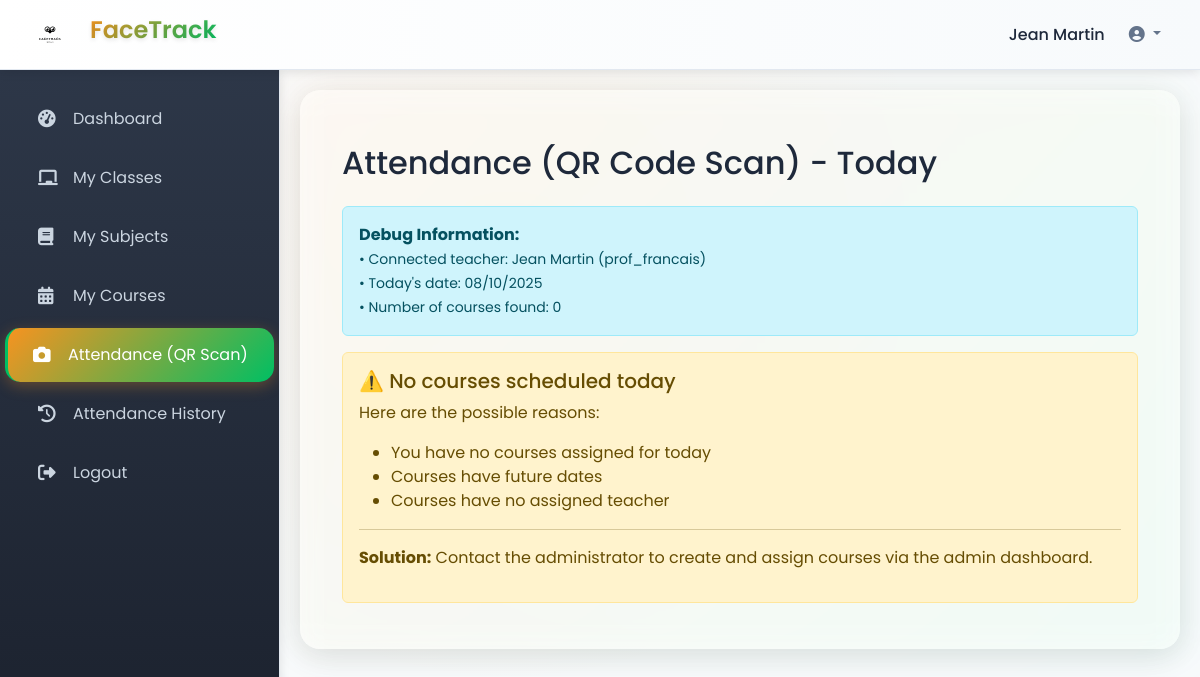
Screenshot of /enseignant/appels/ (signed in) with the database file from the repository.
### school/models.py (models this page shows, shortened)
class User(AbstractUser):
    ROLE_CHOICES = [
        ('ADMIN', 'Administrator'),
        ('ENSEIGNANT', 'Teacher'),
        ('ELEVE', 'Student'),
        ('PARENT', 'Parent'),
    ]
    role = models.CharField(max_length=20, choices=ROLE_CHOICES, default='ELEVE')
    date_naissance = models.DateField(null=True, blank=True)
    adresse = models.TextField(blank=True)
    telephone = models.CharField(max_length=15, blank=True)

class Enseignant(models.Model):
    user = models.OneToOneField(User, on_delete=models.CASCADE)
    matieres = models.ManyToManyField(Matiere)
    classes = models.ManyToManyField(Classe)
    date_embauche = models.DateField()
    specialite = models.CharField(max_length=100, blank=True)

### school/views.py (the view)
# urls.py: path('enseignant/appels/', views.teacher_attendance_today, name='teacher_attendance_today'),
@login_required
def teacher_attendance_today(request):
    if request.user.role != 'ENSEIGNANT':
        messages.error(request, 'Access denied.')
        return redirect('login')
    try:
        enseignant = Enseignant.objects.get(user=request.user)
        cours_aujourd_hui = Cours.objects.filter(
            enseignant=enseignant,
            date=timezone.now().date()
        ).order_by('heure_debut')
        today = timezone.now().date()
        total_students = User.objects.filter(role='ELEVE').count()
        total_teachers = User.objects.filter(role='ENSEIGNANT').count()
        total_parents = User.objects.filter(role='PARENT').count()
        total_admins = User.objects.filter(role='ADMIN').count()
        taux_presence = 0.0  # À calculer selon vos besoins
        active_classes = Classe.objects.count()
        absences_signalees = Presence.objects.filter(statut='ABSENT').count()
        sessions_en_cours = SessionAppel.objects.filter(statut='EN_COURS').count()
        recent_feedbacks = []  # À remplir selon vos besoins
        recent_notifications = []  # À remplir selon vos besoins
        date_limite = timezone.now().date() + timedelta(days=7)
        recent_activities = []
        derniere_presence = Presence.objects.order_by('-date_creation').first()
        if derniere_presence:
            recent_activities.append({
                'type': 'Présence',
                'description': f'{derniere_presence.eleve.user.get_full_name()} - {derniere_presence.get_statut_display()}',
                'time': derniere_presence.date_creation.strftime('%H:%M'),
                'icon': 'fas fa-user-check',
                'color': 'success' if derniere_presence.statut == 'PRESENT' else 'warning'
            })
        derniere_session = SessionAppel.objects.order_by('-date_debut').first()
        if derniere_session:
            recent_activities.append({
                'type': "Session d'appel",
                'description': f'Session {derniere_session.cours.matiere.nom} - {derniere_session.cours.classe.nom}',
                'time': derniere_session.date_debut.strftime('%H:%M'),
                'icon': 'fas fa-clipboard-check',
                'color': 'primary'
            })
        dernier_utilisateur = User.objects.order_by('-date_joined').first()
        if dernier_utilisateur:
            recent_activities.append({
                'type': 'Nouvel utilisateur',
                'description': f'{dernier_utilisateur.get_full_name()} ({dernier_utilisateur.get_role_display()})',
                'time': dernier_utilisateur.date_joined.strftime('%H:%M'),
                'icon': 'fas fa-user-plus',
                'color': 'info'
            })
        context = {
            'user': request.user,
            'enseignant': enseignant,
            'today': today,
            'total_students': total_students,
            'total_teachers': total_teachers,
            'total_parents': total_parents,
            'total_admins': total_admins,
            'attendance_rate': taux_presence,
            'active_classes': active_classes,
            'absences_signalees': absences_signalees,
            'cours_aujourd_hui': cours_aujourd_hui,
            'sessions_en_cours': sessions_en_cours,
            'recent_feedbacks': recent_feedbacks,
            'recent_notifications': recent_notifications,
            'recent_activities': recent_activities,
            'date_limite': date_limite,
        }
        return render(request, 'teacher_attendance_today.html', context)
    except Exception as e:
        import logging
        logger = logging.getLogger(__name__)
        logger.error(f'Erreur lors du chargement du tableau de bord: {str(e)}')
        context = {
            'user': request.user,
            'total_students': 0,
            'total_teachers': 0,
            'total_parents': 0,
            'total_admins': 0,
            'attendance_rate': 0.0,
            'active_classes': 0,
            'absences_signalees': 0,
            'cours_aujourd_hui': 0,
            'sessions_en_cours': 0,
            'recent_feedbacks': [],
            'recent_notifications': [],
            'recent_activities': [],
            'error': 'Erreur lors du chargement des données'
        }
        return render(request, 'teacher_attendance_today.html', context)

### school/templates/teacher_attendance_today.html (shortened to what this page needs)
{% extends 'dashboard_base.html' %}
{% load static %}
{% block sidebar %}
{% include 'sidebar_teacher.html' %}
{% endblock %}
{% block content %}
<div class="container mt-4">
    <h2 class="mb-4">Attendance (QR Code Scan) - Today</h2>
    <div class="alert alert-info">
        <strong>Debug Information:</strong><br>
        <small>
            • Connected teacher: {{ enseignant.user.get_full_name }} ({{ enseignant.user.username }})<br>
            • Today's date: {{ today|date:"d/m/Y" }}<br>
            • Number of courses found: {{ cours_aujourd_hui|length }}
        </small>
    </div>
    {% if cours_aujourd_hui %}
    <div class="row">
        {% for cours in cours_aujourd_hui %}
        <div class="col-md-6 col-lg-4 mb-4">
            <div class="card h-100">
                <div class="card-body">
                    <h5 class="card-title">{{ cours.matiere.nom }} - {{ cours.classe.nom }}</h5>
                    <p class="card-text">Time: {{ cours.heure_debut|time:"H:i" }} - {{ cours.heure_fin|time:"H:i" }}
                    </p>
                    <p class="card-text">Room: {{ cours.salle }}</p>
                    <p class="card-text"><small class="text-muted">Date: {{ cours.date|date:"d/m/Y" }}</small></p>
                    <a href="{% url 'qr_code_scan' cours.id %}" class="btn btn-primary">Start Attendance</a>
                </div>
            </div>
        </div>
        {% endfor %}
    </div>
    {% else %}
    <div class="alert alert-warning">
        <h5>⚠️ No courses scheduled today</h5>
        <p>Here are the possible reasons:</p>
        <ul>
            <li>You have no courses assigned for today</li>
            <li>Courses have future dates</li>
            <li>Courses have no assigned teacher</li>
        </ul>
        <hr>
        <p><strong>Solution:</strong> Contact the administrator to create and assign courses via the admin dashboard.</p>
    </div>
    {% endif %}
</div>
{% endblock %}

### school/templates/dashboard_base.html (shortened to what this page needs)
<!DOCTYPE html>
<html lang="en">
<head>
    <link href="https://cdn.jsdelivr.net/npm/bootstrap@5.3.3/dist/css/bootstrap.min.css" rel="stylesheet">
    <link rel="stylesheet" href="https://cdnjs.cloudflare.com/ajax/libs/font-awesome/6.4.0/css/all.min.css">
    {% load static %}
    <link rel="stylesheet" href="{% static 'css/dashboard.css' %}">
    <link rel="stylesheet" href="{% static 'css/dashboard_enhancements.css' %}">
</head>
<body>
    <header class="dashboard-header">
        <div class="header-left">
            <div class="logo-container">
                <img src="{% static 'imgs/FaceTrack-logo.svg' %}" alt="FaceTrack Logo" class="logo">
            </div>
            <h1 class="college-name">FaceTrack</h1>
        </div>
        <div class="header-right">
            <div class="user-profile">
                <span class="user-name">{{ user.get_full_name|default:user.username }}</span>
                <div class="dropdown profile-dropdown">
                    <button class="btn btn-link dropdown-toggle" type="button" id="profileDropdown"
                        data-bs-toggle="dropdown" data-bs-auto-close="true" aria-expanded="false">
                        <i class="fas fa-user-circle"></i>
                    </button>
                </div>
            </div>
        </div>
    </header>
    <aside class="dashboard-sidebar">
        <nav class="sidebar-nav">
            {% block sidebar %}{% endblock %}
        </nav>
    </aside>
    <main class="dashboard-main">
        <div class="main-container">
            {% block content %}{% endblock %}
        </div>
    </main>
</body>
</html>

### school/static/css/dashboard.css (style rules this page uses)
:root { --primary-color: #f79320; --primary-hover: #e6851a; --accent-color: #00bf63; --accent-hover: #00a857; --text-primary: #1e293b; --text-secondary: #64748b; --border-color: #e2e8f0; --bg-light: #f8fafc; --bg-gradient: linear-gradient(135deg, #667eea 0%, #764ba2 100%); --bg-pattern: radial-gradient( circle at 25% 25%, rgba(247, 147, 32, 0.05) 0%, transparent 50% ); --shadow: 0 2px 10px rgba(0, 0, 0, 0.1); --shadow-hover: 0 4px 20px rgba(0, 0, 0, 0.15); --card-bg: linear-gradient(145deg, #ffffff 0%, #f8fafc 100%); --sidebar-bg: linear-gradient(180deg, #2d3748 0%, #1a202c 100%); --header-bg: linear-gradient(90deg, #ffffff 0%, #f7fafc 100%); }
* { margin: 0; padding: 0; box-sizing: border-box; }
body { font-family: "Poppins", Arial, sans-serif; background: var(--bg-light); background-image: var(--bg-pattern); color: var(--text-primary); overflow-x: hidden; position: relative; }
body::before { content: ""; position: fixed; top: 0; left: 0; width: 100%; height: 100%; background: radial-gradient( circle at 20% 80%, rgba(247, 147, 32, 0.03) 0%, transparent 50% ), radial-gradient( circle at 80% 20%, rgba(0, 191, 99, 0.03) 0%, transparent 50% ); pointer-events: none; z-index: -1; }
.dashboard-header { position: fixed; top: 0; left: 0; right: 0; height: 70px; background: var(--header-bg); border-bottom: 1px solid var(--border-color); display: flex; align-items: center; justify-content: space-between; padding: 0 30px; z-index: 1000; box-shadow: var(--shadow); backdrop-filter: blur(10px); }
.header-left { display: flex; align-items: center; gap: 20px; }
.logo-container .logo { width: 40px; height: 40px; filter: none; transition: transform 0.3s ease; }
.college-name { font-size: 1.5rem; font-weight: 600; background: linear-gradient( 135deg, var(--primary-color), var(--accent-color) ); -webkit-background-clip: text; -webkit-text-fill-color: transparent; background-clip: text; }
.header-right { display: flex; align-items: center; }
.user-profile { display: flex; align-items: center; gap: 15px; }
.user-name { font-weight: 500; color: var(--text-primary); }
.profile-dropdown .btn { color: var(--text-secondary); text-decoration: none; padding: 8px; transition: all 0.3s ease; }
.dashboard-sidebar { position: fixed; left: 0; top: 70px; width: 280px; height: calc(100vh - 70px); background: var(--sidebar-bg); border-right: 1px solid var(--border-color); overflow-y: auto; z-index: 999; box-shadow: var(--shadow); }
.sidebar-nav { padding: 20px 0; }
.dashboard-main { margin-left: 280px; margin-top: 70px; min-height: calc(100vh - 70px); background: var(--bg-light); background-image: var(--bg-pattern); padding: 20px; }
.main-container { padding: 30px; background: rgba(255, 255, 255, 0.7); border-radius: 20px; backdrop-filter: blur(10px); box-shadow: 0 8px 32px rgba(0, 0, 0, 0.1); }

### school/static/css/dashboard_enhancements.css (style rules this page uses)
.btn { border-radius: 12px; font-weight: 500; transition: all 0.3s ease; position: relative; overflow: hidden; }
.btn::before { content: ""; position: absolute; top: 0; left: -100%; width: 100%; height: 100%; background: linear-gradient( 90deg, transparent, rgba(255, 255, 255, 0.2), transparent ); transition: left 0.5s ease; }
.college-name { text-shadow: 0 2px 4px rgba(0, 0, 0, 0.1); }
.main-container { position: relative; }
.main-container::before { content: ""; position: absolute; top: -10px; left: -10px; right: -10px; bottom: -10px; background: linear-gradient( 135deg, rgba(247, 147, 32, 0.05), rgba(0, 191, 99, 0.05) ); border-radius: 25px; z-index: -1; filter: blur(20px); }

### rows the page displays
User: get_full_name "Jean Martin"
Enseignant: user.get_full_name "Jean Martin", user.username "prof_francais"

### other values shown
{{ cours_aujourd_hui|length }} "0"
